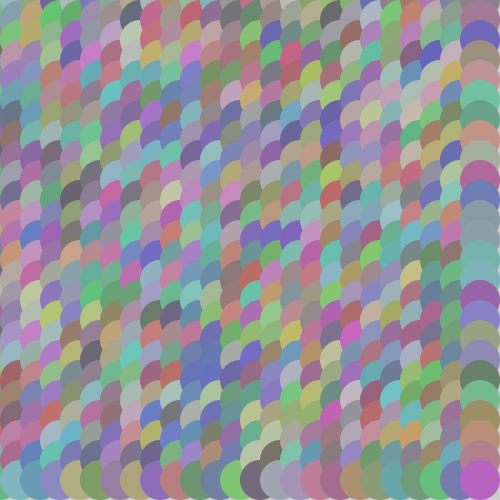
Frame 1 (no input)
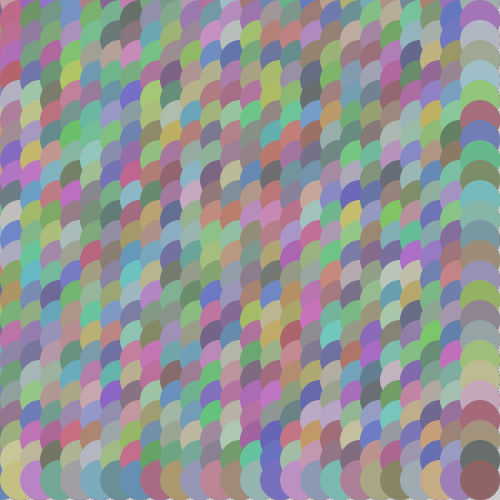
Frame 60 (the mouse pressed at the canvas centre just before this capture)
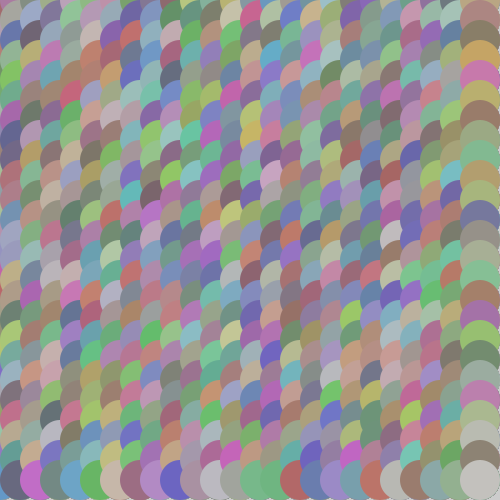
Frame 120 (the mouse held since frame 60 and released just before this capture)

The Processing sketch that drew these frames (run headless with seeded random() and noise(); from frame 60 on, the mouse is pressed at the canvas centre):

// Processing sketch: ellipsemoverandom
// ── ellipsemoverandom.pde
void setup(){
  size(500, 500);
  noStroke();
}

void draw(){
  for(int x = 0; x < width; x += 20){
    for(int y = 0; y < height; y += 20){
      randomColor();
      ellipse(x, y, 40, 40);
    }
  }
}

void randomColor(){
  fill( int (random(100, 200)), int (random(100, 200)), int (random(100, 200)) );
}


//for (int i = 0; i < 10; i++){
//  for (int j = 0; j < 10; j++){
//    println(i, j);
//  }
//}  
//i = 0, j = 0;
//       j = 1;....j = 10;
//i = 1, j = 0;
//       j = 1;....j = 10;
